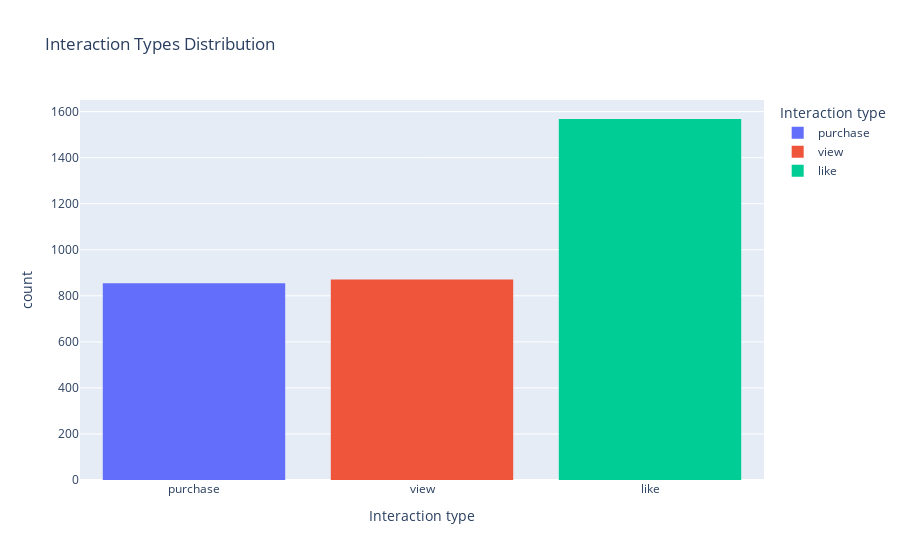

Notebook code for this chart:
### Markdown cell above
## 📊 Exploratory Data Analysis (EDA)

### Code cell
# Interaction type distribution
fig = px.histogram(merged_df, x='Interaction type', title='Interaction Types Distribution', color='Interaction type')
fig.show()

### Figure 1 — Plotly figure (JSON) as saved in the notebook; plotly's stock layout.template omitted (floating-point values rounded to 4 significant figures; data arrays with more than 128 entries replaced by an {"elided": "..."} marker saying what was removed)
{"data": [{"bingroup": "x", "hovertemplate": "Interaction type=%{x}<br>count=%{y}<extra></extra>", "legendgroup": "purchase", "marker": {"color": "#636efa", "pattern": {"shape": ""}}, "name": "purchase", "orientation": "v", "showlegend": true, "type": "histogram", "x": {"elided": "855 str values"}, "xaxis": "x", "yaxis": "y"}, {"bingroup": "x", "hovertemplate": "Interaction type=%{x}<br>count=%{y}<extra></extra>", "legendgroup": "view", "marker": {"color": "#EF553B", "pattern": {"shape": ""}}, "name": "view", "orientation": "v", "showlegend": true, "type": "histogram", "x": {"elided": "871 str values"}, "xaxis": "x", "yaxis": "y"}, {"bingroup": "x", "hovertemplate": "Interaction type=%{x}<br>count=%{y}<extra></extra>", "legendgroup": "like", "marker": {"color": "#00cc96", "pattern": {"shape": ""}}, "name": "like", "orientation": "v", "showlegend": true, "type": "histogram", "x": {"elided": "1568 str values"}, "xaxis": "x", "yaxis": "y"}], "layout": {"barmode": "relative", "legend": {"title": {"text": "Interaction type"}, "tracegroupgap": 0}, "title": {"text": "Interaction Types Distribution"}, "xaxis": {"anchor": "y", "categoryarray": ["purchase", "view", "like"], "categoryorder": "array", "domain": [0, 1], "title": {"text": "Interaction type"}}, "yaxis": {"anchor": "x", "domain": [0, 1], "title": {"text": "count"}}}}
